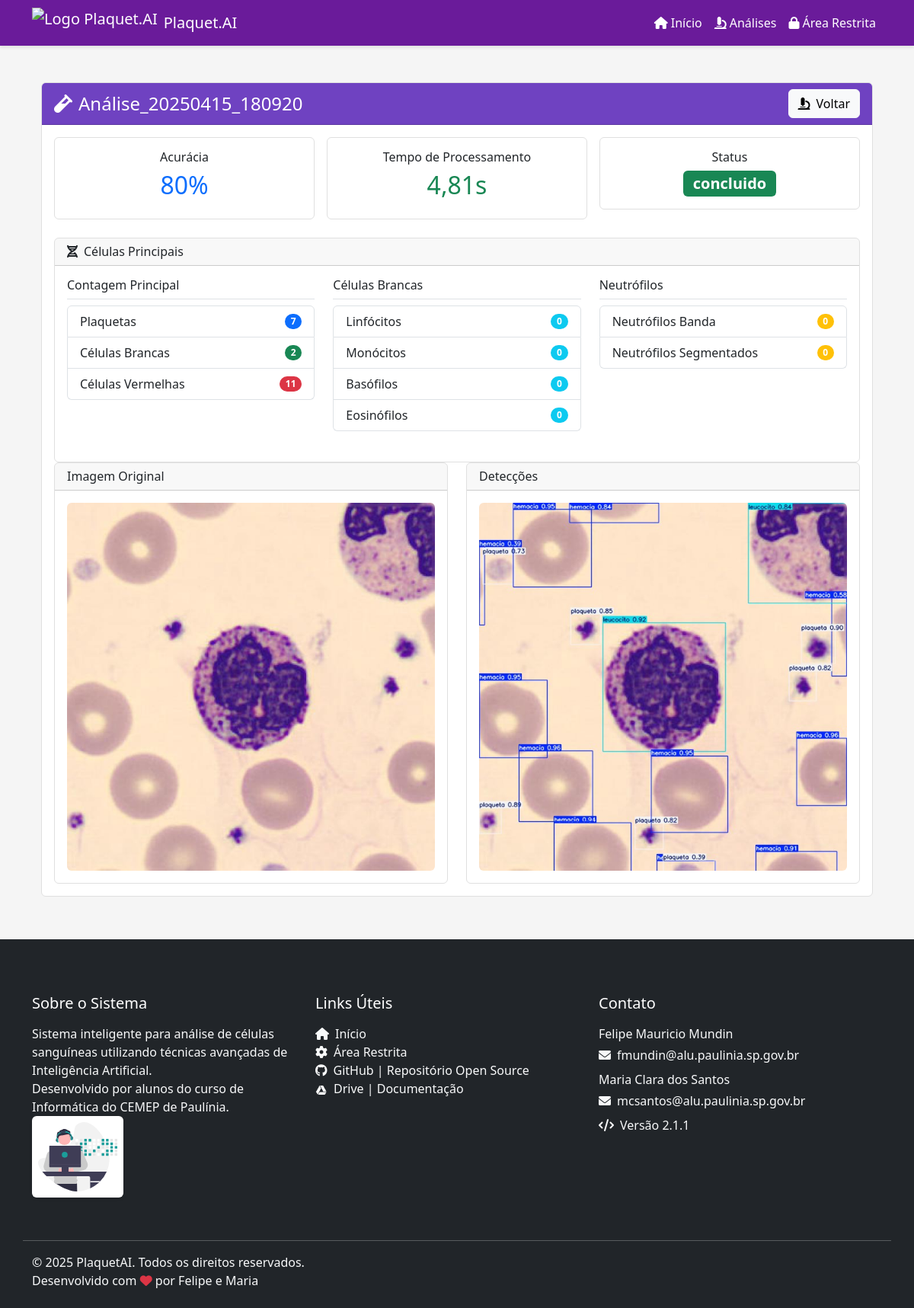
Screenshot of /analises/72/detalhes/ with the database file from the repository.
### Analises/models.py (models this page shows, shortened)
class Analise(models.Model):
    STATUS_CHOICES = [
        ('pendente', 'Pendente'),
        ('processando', 'Processando'),
        ('concluido', 'Concluído'),
        ('erro', 'Erro')
    ]
    id = models.AutoField(primary_key=True)
    titulo = models.CharField(max_length=200)
    data_criacao = models.DateTimeField(auto_now_add=True)
    paciente = models.CharField(max_length=200)
    img = models.ImageField(upload_to='analises/', null=True, blank=True)
    img_resultado = models.ImageField(upload_to='resultados/', null=True, blank=True)
    n_plaquetas = models.IntegerField(null=True, blank=True)
    n_celulas_brancas = models.IntegerField(null=True, blank=True)
    n_celulas_vermelhas = models.IntegerField(null=True, blank=True)
    n_linfocitos = models.IntegerField(null=True, blank=True)
    n_monocitos = models.IntegerField(null=True, blank=True)
    n_basofilos = models.IntegerField(null=True, blank=True)
    n_neutrofilos_banda = models.IntegerField(null=True, blank=True)
    n_neutrofilos_segmentados = models.IntegerField(null=True, blank=True)
    n_mielocitos = models.IntegerField(null=True, blank=True)
    n_metamielocitos = models.IntegerField(null=True, blank=True)
    n_promielocitos = models.IntegerField(null=True, blank=True)
    n_eosinofilos = models.IntegerField(null=True, blank=True)
    acuracia = models.FloatField(null=True, blank=True)
    data_analise = models.DateTimeField(null=True, blank=True)
    status = models.CharField(max_length=20, choices=STATUS_CHOICES, default='pendente')
    erro_msg = models.TextField(null=True, blank=True)
    tempo_processamento = models.FloatField(null=True, blank=True)
    detalhes_processamento = models.JSONField(null=True, blank=True)
    confianca_deteccao = models.FloatField(null=True, blank=True)
    metadados_modelo = models.JSONField(null=True, blank=True)
    class Meta:
        ordering = ['-data_criacao']
        verbose_name = 'Análise'
        verbose_name_plural = 'Análises'

### Analises/views.py (the view)
# urls.py: path('analises/<int:analise_id>/detalhes/', views.detalhes_analise, name='detalhes_analise'),
def detalhes_analise(request, analise_id):
    try:
        analise = get_object_or_404(Analise, id=analise_id)
        contagens = {
            'plaquetas': analise.n_plaquetas or 0,
            'celulas_brancas': analise.n_celulas_brancas or 0,
            'celulas_vermelhas': analise.n_celulas_vermelhas or 0,
            'linfocitos': analise.n_linfocitos or 0,
            'monocitos': analise.n_monocitos or 0,
            'basofilos': analise.n_basofilos or 0,
            'eosinofilos': analise.n_eosinofilos or 0,
            'neutrofilos_banda': analise.n_neutrofilos_banda or 0,
            'neutrofilos_segmentados': analise.n_neutrofilos_segmentados or 0
        }
        return render(request, 'Analises/detalhes.html', {
            'analise': analise,
            'contagens': contagens
        })
    except Exception as e:
        logger.error(f"Erro ao exibir detalhes da análise {analise_id}: {str(e)}", exc_info=True)
        messages.error(request, f'Erro ao exibir detalhes: {str(e)}')
        return redirect('Analises:analises')

### templates/Analises/detalhes.html (shortened to what this page needs)
{% extends "base.html" %}
{% load static %}
{% block content %}
<div class="container mt-4">
    <div class="card">
        <div class="card-header bg-purple text-white d-flex justify-content-between align-items-center">
            <h4 class="mb-0"><i class="fas fa-vial me-2"></i>{{ analise.titulo }}</h4>
            <a href="{% url 'Analises:analises' %}" class="btn btn-light">
                <i class="fas fa-microscope me-2"></i>Voltar
            </a>
        </div>
        <div class="card-body">
            <div class="row g-3 mb-4">
                <div class="col-12 col-md-4">
                    <div class="card">
                        <div class="card-body text-center">
                            <h6>Acurácia</h6>
                            <h2 class="text-primary">{{ analise.acuracia|floatformat:0 }}%</h2>
                        </div>
                    </div>
                </div>
                <div class="col-12 col-md-4">
                    <div class="card">
                        <div class="card-body text-center">
                            <h6>Tempo de Processamento</h6>
                            <h2 class="text-success">{{ analise.tempo_processamento|floatformat:2 }}s</h2>
                        </div>
                    </div>
                </div>
                <div class="col-12 col-md-4">
                    <div class="card">
                        <div class="card-body text-center">
                            <h6>Status</h6>
                            <span
                                class="badge {% if analise.status == 'concluido' %}bg-success{% elif analise.status == 'erro' %}bg-danger{% else %}bg-warning{% endif %} fs-5">
                                {{ analise.status }}
                            </span>
                        </div>
                    </div>
                </div>
            </div>
            <div class="row g-3">
                <div class="col-12">
                    <div class="card h-100">
                        <div class="card-header">
                            <h6 class="mb-0"><i class="fas fa-dna me-2"></i>Células Principais</h6>
                        </div>
                        <div class="card-body">
                            <div class="row mb-4">
                                <div class="col-md-4">
                                    <h6 class="border-bottom pb-2">Contagem Principal</h6>
                                    <ul class="list-group">
                                        <li class="list-group-item d-flex justify-content-between align-items-center">
                                            Plaquetas
                                            <span class="badge bg-primary rounded-pill">{{ contagens.plaquetas }}</span>
                                        </li>
                                        <li class="list-group-item d-flex justify-content-between align-items-center">
                                            Células Brancas
                                            <span class="badge bg-success rounded-pill">{{ contagens.celulas_brancas }}</span>
                                        </li>
                                        <li class="list-group-item d-flex justify-content-between align-items-center">
                                            Células Vermelhas
                                            <span class="badge bg-danger rounded-pill">{{ contagens.celulas_vermelhas }}</span>
                                        </li>
                                    </ul>
                                </div>
                                <div class="col-md-4">
                                    <h6 class="border-bottom pb-2">Células Brancas</h6>
                                    <ul class="list-group">
                                        <li class="list-group-item d-flex justify-content-between align-items-center">
                                            Linfócitos
                                            <span class="badge bg-info rounded-pill">{{ contagens.linfocitos }}</span>
                                        </li>
                                        <li class="list-group-item d-flex justify-content-between align-items-center">
                                            Monócitos
                                            <span class="badge bg-info rounded-pill">{{ contagens.monocitos }}</span>
                                        </li>
                                        <li class="list-group-item d-flex justify-content-between align-items-center">
                                            Basófilos
                                            <span class="badge bg-info rounded-pill">{{ contagens.basofilos }}</span>
                                        </li>
                                        <li class="list-group-item d-flex justify-content-between align-items-center">
                                            Eosinófilos
                                            <span class="badge bg-info rounded-pill">{{ contagens.eosinofilos }}</span>
                                        </li>
                                    </ul>
                                </div>
                                <div class="col-md-4">
                                    <h6 class="border-bottom pb-2">Neutrófilos</h6>
                                    <ul class="list-group">
                                        <li class="list-group-item d-flex justify-content-between align-items-center">
                                            Neutrófilos Banda
                                            <span class="badge bg-warning rounded-pill">{{ contagens.neutrofilos_banda }}</span>
                                        </li>
                                        <li class="list-group-item d-flex justify-content-between align-items-center">
                                            Neutrófilos Segmentados
                                            <span class="badge bg-warning rounded-pill">{{ contagens.neutrofilos_segmentados }}</span>
                                        </li>
                                    </ul>
                                </div>
                            </div>
                        </div>
                    </div>
                </div>
            </div>
            <div class="row">
                <div class="col-md-6">
                    <div class="card h-100">
                        <div class="card-header">
                            <h6 class="mb-0">Imagem Original</h6>
                        </div>
                        <div class="card-body">
                            {% if analise.img %}
                            <img src="{{ analise.img.url }}" alt="Imagem Original" class="img-fluid rounded">
                            {% else %}
                            <div class="alert alert-info">Imagem não disponível</div>
                            {% endif %}
                        </div>
                    </div>
                </div>
                <div class="col-md-6">
                    <div class="card h-100">
                        <div class="card-header">
                            <h6 class="mb-0">Detecções</h6>
                        </div>
                        <div class="card-body">
                            {% if analise.img_resultado %}
                            <img src="{{ analise.img_resultado.url }}" alt="Detecções" class="img-fluid rounded">
                            {% else %}
                            <div class="alert alert-warning">Imagem processada não disponível</div>
                            {% endif %}
                        </div>
                    </div>
                </div>
            </div>
        </div>
    </div>
</div>
{% endblock %}

### static/css/styles.css (style rules this page uses)
:root { --primary-color: #591288; --secondary-color: #3498DB; --accent-color: #E74C3C; --background-light: #ECF0F1; }
:root[data-theme="light"] { --primary-color: #6a1b9a; --secondary-color: #9c27b0; --accent-color: #e91e63; --background: #f5f5f5; --text-color: #333; --card-bg: #ffffff; --border-color: #e0e0e0; --table-stripe: #f8f3ff; }
body { background-color: var(--background); color: var(--text-color); transition: all 0.3s ease; }
.card { background-color: var(--card-bg); border-color: var(--border-color); }
.container { position: relative; z-index: 1; }

### templates/Analises/detalhes.html (style rules this page uses)
.bg-purple { background-color: #6f42c1 !important; }

### templates/base.html (style rules this page uses)
body { min-height: 100vh; display: flex; flex-direction: column; }

### rows the page displays
Analise: titulo "Análise_20250415_180920", acuracia "80", tempo_processamento "4,81", status "concluido", img (picture), img_resultado (picture)

### other values shown
{{ contagens.plaquetas }} "7"
{{ contagens.celulas_brancas }} "2"
{{ contagens.celulas_vermelhas }} "11"
{{ contagens.linfocitos }} "0"
{{ contagens.monocitos }} "0"
{{ contagens.basofilos }} "0"
{{ contagens.eosinofilos }} "0"
{{ contagens.neutrofilos_banda }} "0"
{{ contagens.neutrofilos_segmentados }} "0"
